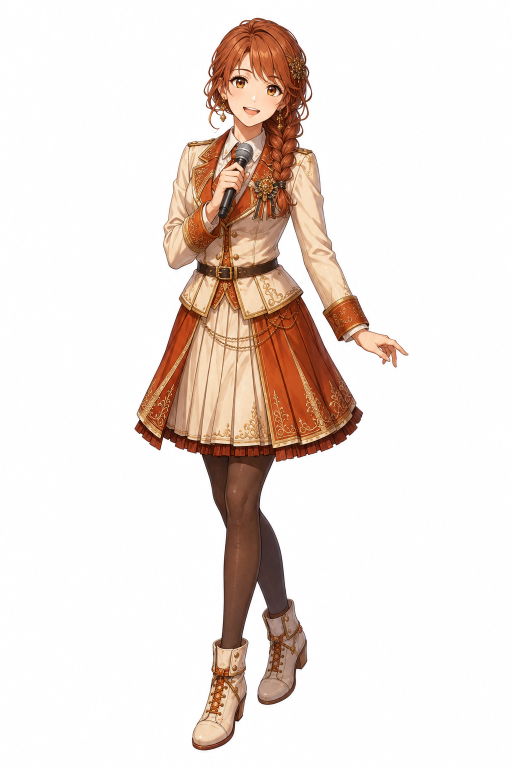
#> input picture assets/room/textures/acrylic-idol-amber.png, 1024 x 1536 px (shown at 1/2 size); its folder holds only this picture in this run
$ python generate_wall_illustrations.py
#> lines starting #> are read from the running program, lines starting #| are printed output that depends on the picture; after the words box and inside, x2 and y2 are one past the last pixel; in counts of white or black regions, pixels touching at a corner belong together
import random
from pathlib import Path

from PIL import Image, ImageDraw, ImageFilter

TEX = Path(__file__).resolve().parent / 'textures'
rng = random.Random(2609)


def cutout(name):
#> called with name = 'amber'
    im = Image.open(TEX / f'acrylic-idol-{name}.png').convert('RGB')
#> im is the input picture: PIL image 1024x1536 RGB; mean R, G, B 236.9, 226.1, 220.3
    im.thumbnail((1400, 1400))
#> im: PIL image 933x1400 RGB
    w, h = im.size
#> w = 933; h = 1400
    px = im.load()
    bg = bytearray(w * h)
    stack = [(0, 0), (w - 1, 0), (0, h - 1), (w - 1, h - 1)]
    while stack:
        x, y = stack.pop()
        if x < 0 or y < 0 or x >= w or y >= h or bg[y * w + x]:
            continue
        r, g, b = px[x, y]
        if min(r, g, b) < 232:
            continue
        bg[y * w + x] = 1
        stack += [(x + 1, y), (x - 1, y), (x, y + 1), (x, y - 1)]
#> this loop made 4160384 passes
#> (r, g, b) on passes 1 to 3: (253, 253, 254), (254, 254, 254), (254, 254, 254)
#> after the loop, stack = []
    mask = Image.frombytes('L', (w, h), bytes(0 if v else 255 for v in bg))
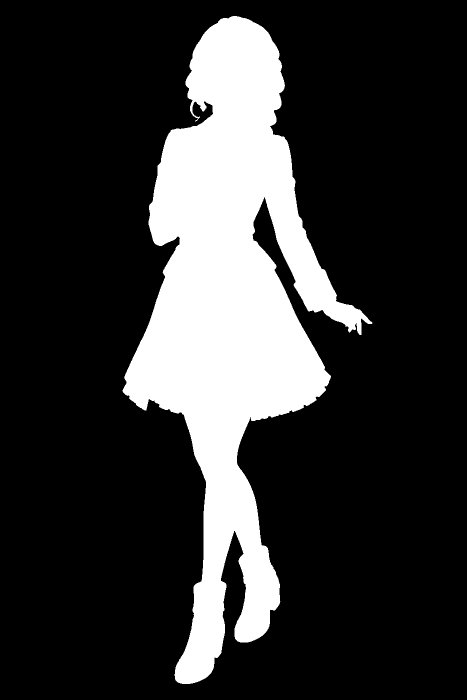
#> mask: PIL image 933x1400 L (shown at 1/2 size); 20.4% white; 1 white region, box (x1, y1, x2, y2) and area: (245, 32, 745, 1368) 266105
    mask = mask.filter(ImageFilter.MinFilter(3)).filter(ImageFilter.GaussianBlur(1.0))
    out = im.convert('RGBA')
    out.putalpha(mask)
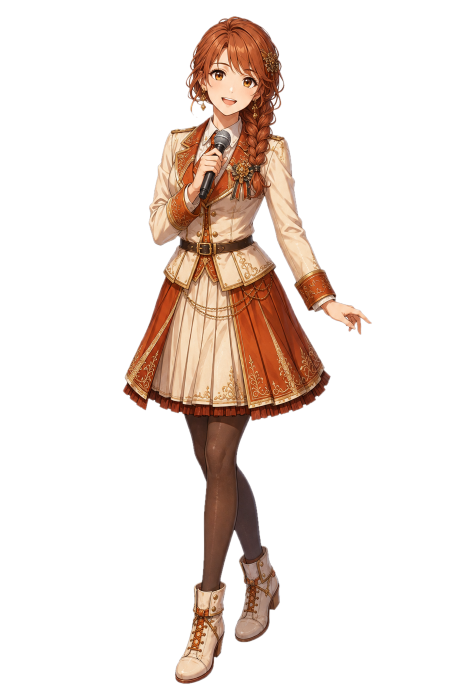
#> out: PIL image 933x1400 RGBA (shown at 1/2 size); mean R, G, B, A 236.9, 226.1, 220.3, 50.7; transparent parts drawn white
    return out.crop(mask.getbbox())
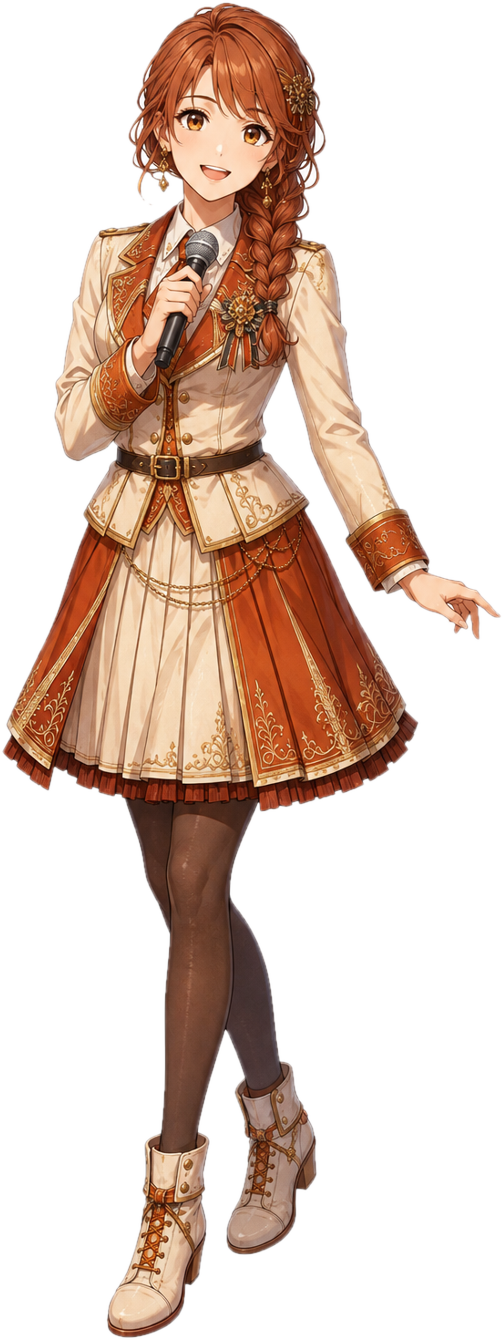
#> returned value: PIL image 503x1340 RGBA; mean R, G, B, A 220.7, 199.9, 188.5, 98.3; transparent parts drawn white


# [45 lines left out: functions bokeh, poster, tapestry, not called in this run]


figs = {n: cutout(n) for n in ('amber', 'rose', 'teal', 'navy', 'burgundy', 'plum')}
#> (the run stopped early here; a loop or call above may not have finished)
